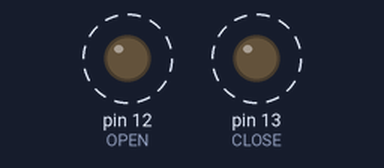
Recording of a sketch running on a simulated Arduino Uno, built with avr-gcc and run on an emulated ATmega328P. Shown: output pins drawn as LEDs (lit = HIGH). Dashed ring = blinking.

Above: at 0.2 s.
Timing chart, 0 to 3.0 s (numbered marks = the images above):
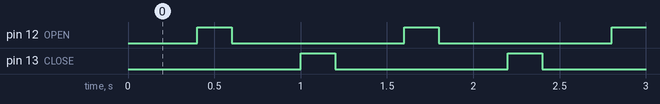

The sketch:

arduino-multi-relay-swtich-control.ino
```cpp
int OPEN = 12;
int CLOSE = 13;

void setup() {
  Serial.begin(9600);
  pinMode(OPEN, OUTPUT);
  pinMode(CLOSE, OUTPUT);

}
enum SWITCHSTATES {
  ST_OFF1,
  ST_OFF2,
  ST_STRAIGHT,
  ST_TURN,
};

SWITCHSTATES switchState = ST_OFF1;

bool flag = true;
int inputInt = 0;

void loop() {

  if (true) {
    inputInt = 1;
    flag = false;
  } else {
    inputInt = 0;
    flag = true;
  }


  delay(200);
  switch (switchState) {

    case ST_OFF1:
      switchoff1(inputInt); //sets up changes to ST_OFF1
      break;
    case ST_OFF2:
      switchoff2(inputInt); //sets up changes to ST_OFF2
      break;
    case ST_STRAIGHT:
      switchstraight(inputInt);
      break;
    case ST_TURN:
      switchturn(inputInt);
      break;
  }
}

void switchoff1(int buttonRead) {
  digitalWrite(OPEN, LOW);
  digitalWrite(CLOSE, LOW);

  if (buttonRead == 1) {
    switchState = ST_TURN; //switches to different state

  }
}

void switchturn(int buttonRead) {
  digitalWrite(OPEN, HIGH); //activates relay 1
  digitalWrite(CLOSE, LOW); // keeps relay 2 off
  delay(200);
  digitalWrite(OPEN, LOW); //turns off relay 1
  digitalWrite(CLOSE, LOW); //keeps relay 2 off
  switchState = ST_OFF2; //chages to ST_OFF2
}

void switchoff2(int buttonRead) {
  digitalWrite(OPEN, LOW); // keeps Relay 1 in the off position
  digitalWrite(CLOSE, LOW); //keeps relay 2 in the off position

  if (buttonRead == 1) {
    switchState = ST_STRAIGHT; //switches to Straight

  }
}

void switchstraight(int buttonRead) {
  digitalWrite(OPEN, LOW); //keeps relay 1 off
  digitalWrite(CLOSE, HIGH); // activates relay 2
  delay(200);
  digitalWrite(OPEN, LOW); //keeps relay 1 off
  digitalWrite(CLOSE, LOW); //turns off relay 2
  switchState = ST_OFF1; //chages to ST_OFF1
}
```

Measured:
- by itself, pin 12 (OPEN), pin 13 (CLOSE): alternates HIGH for 0.20 s and LOW for 1.0 s
- by itself, everything shown: repeats every 1.2 s, in 4 steps
